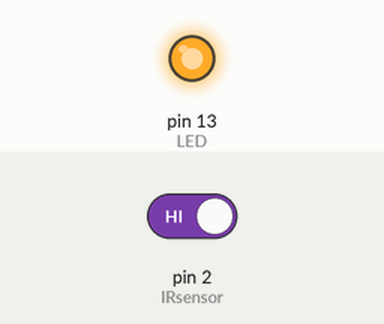
Simulated run of this sketch. Board: Arduino Uno, built with avr-gcc and run on an emulated ATmega328P. Parts: output pins drawn as LEDs (lit = HIGH). The test bench sets the inputs (shaded band); at power-on: pin 2 (IRsensor) HIGH. What the sketch prints to the serial monitor is not drawn.

Above: at 1.2 s.
1.3 s: pin 2 (IRsensor) driven LOW
At 1.8 s:
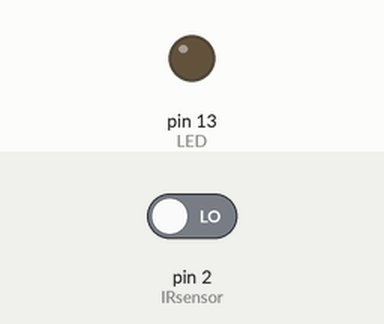
2.8 s: pin 2 (IRsensor) driven HIGH
At 4.1 s:
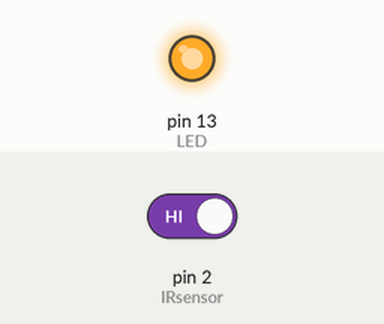
Timing chart, 0 to 5.8 s (numbered marks = the images above; inputs shaded):
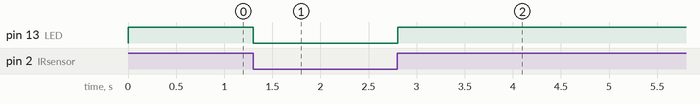

The sketch:

IRsensor.ino
```cpp
int IRsensor = 2;
int LED = 13;

void setup() {
  // put your setup code here, to run once:
 pinMode(IRsensor, INPUT);
 pinMode(LED, OUTPUT);

 Serial.begin(9600);
}

void loop() {
  // put your main code here, to run repeatedly:
  int statusSensor = digitalRead(IRsensor);

  if (statusSensor == 0){
  digitalWrite(LED, LOW);
  Serial.println(statusSensor);
  }
  else{
    digitalWrite(LED, HIGH);
    Serial.println(statusSensor);
  }
}
```

Measured:
- after the input at 1.3 s, pin 13 (LED): HIGH → LOW at once
- after the input at 2.8 s, pin 13 (LED): LOW → HIGH at once
